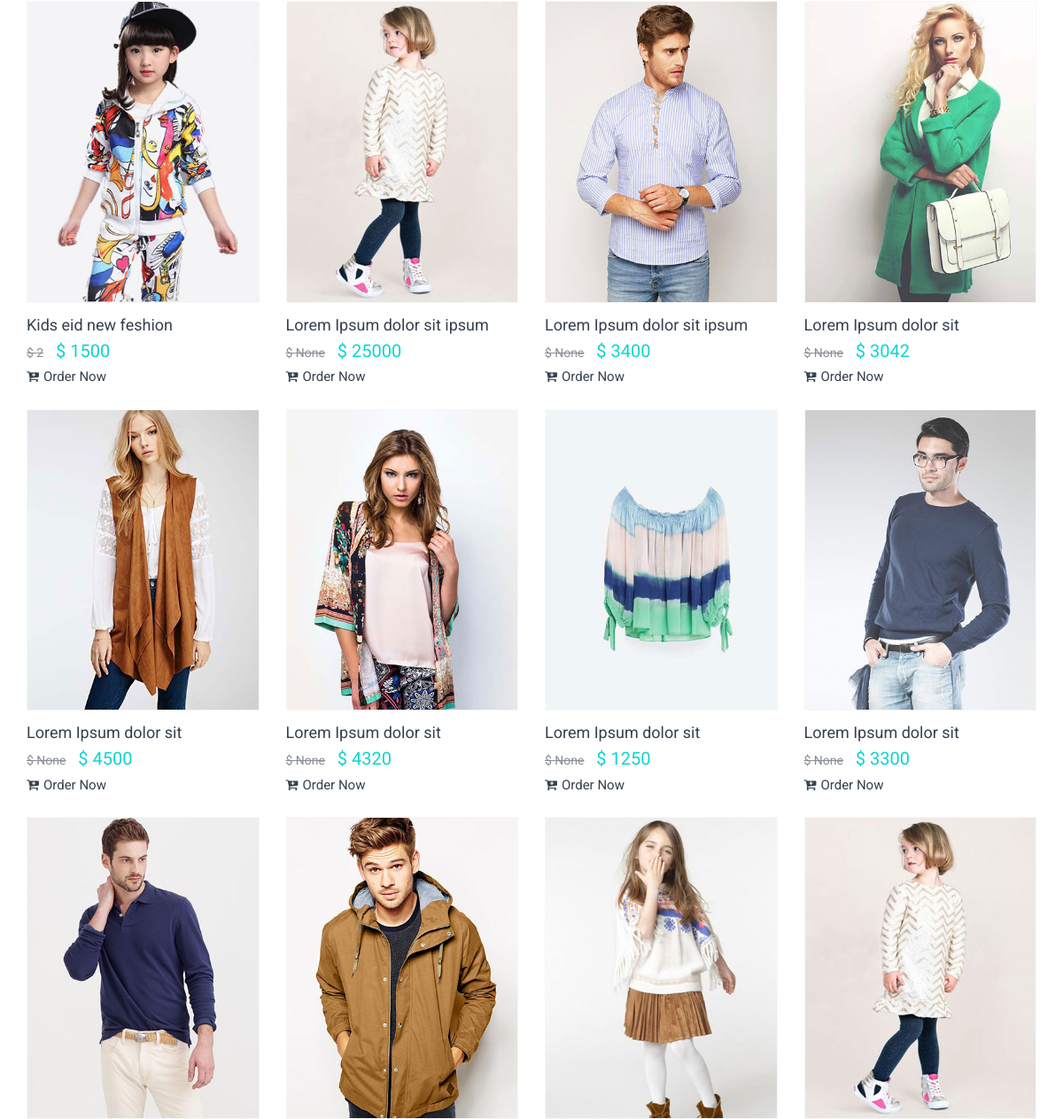
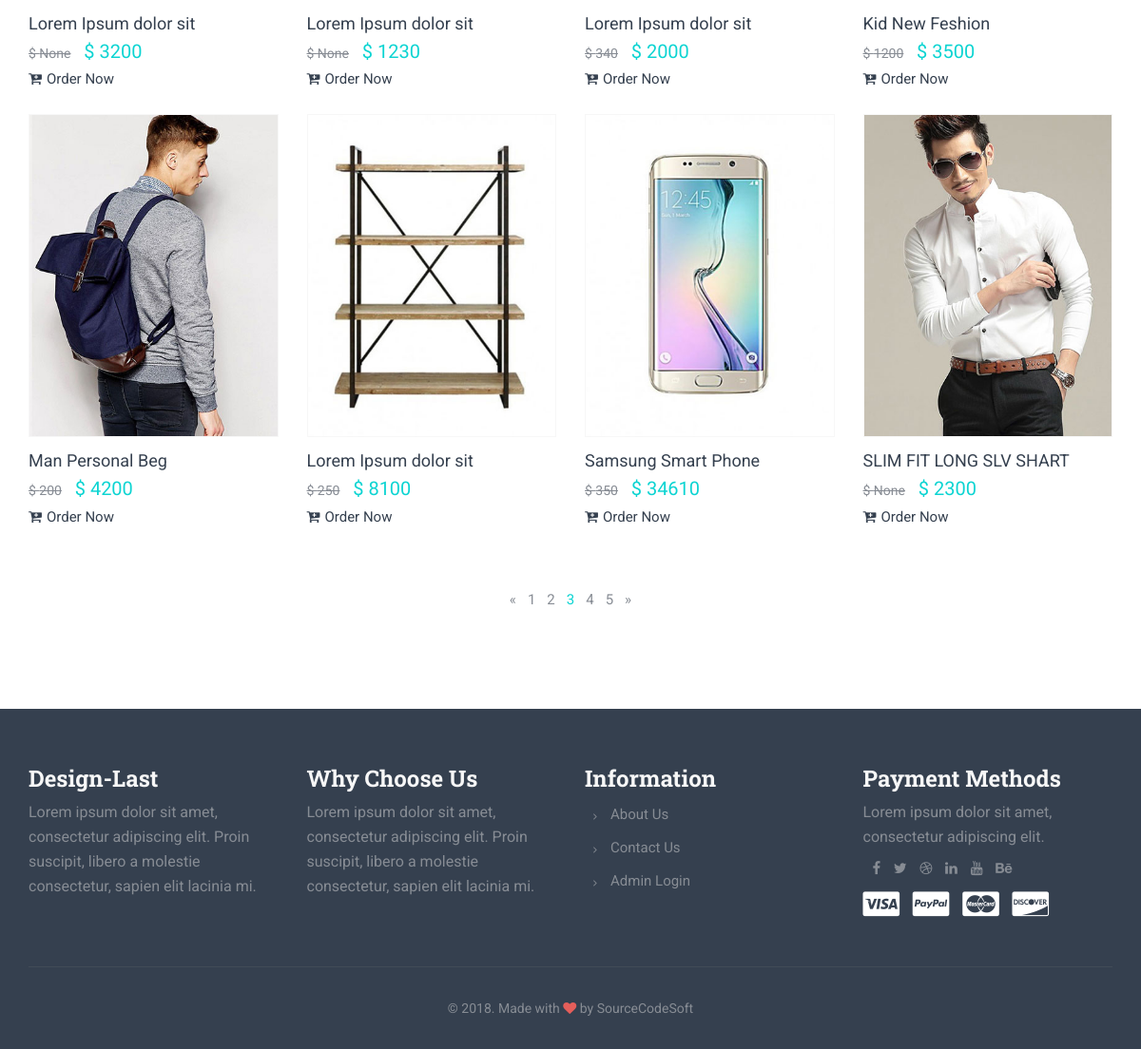
Page /shop/ (lower part) on the earlier database version (2 pictures, top to bottom).
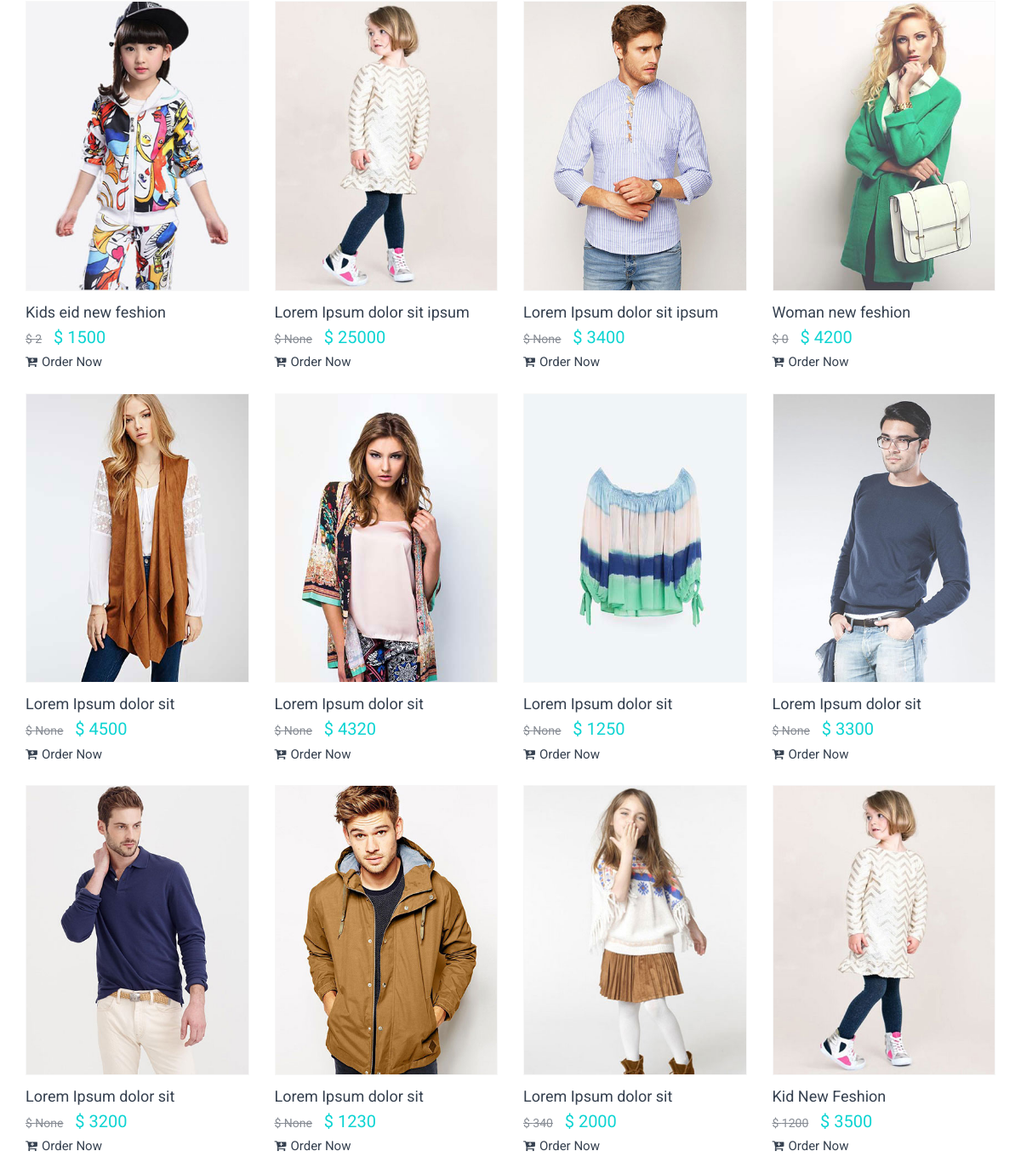
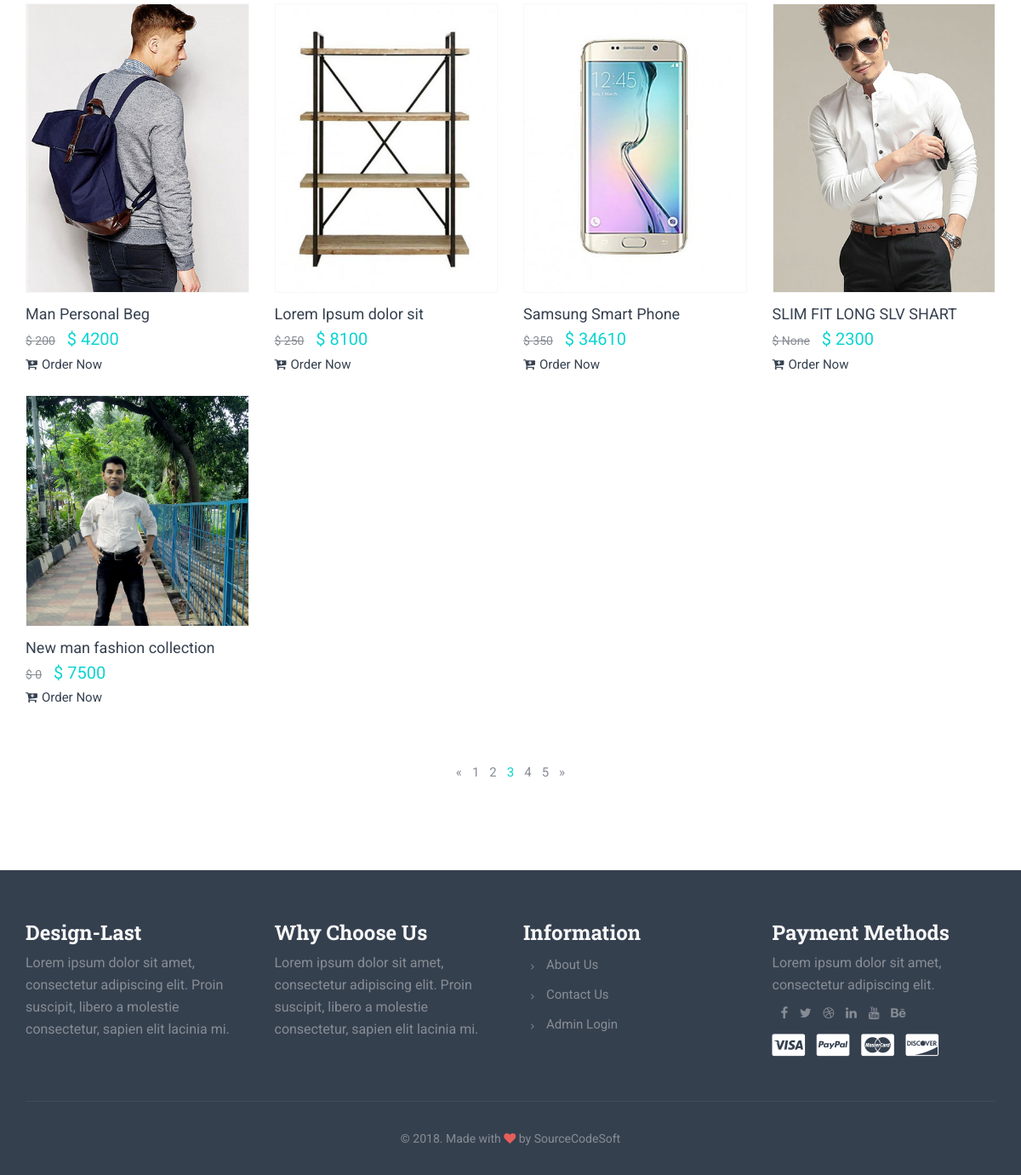
Same page on the later database version (2 pictures, top to bottom).
### shopapp/models.py (models this page shows, shortened)
class Product(models.Model):
    name = models.CharField(max_length = 100)
    product_code = models.IntegerField(blank = True, null = True)
    price = models.IntegerField()
    discount_price = models.IntegerField(blank = True, null = True)
    discount_off_price = models.IntegerField(blank = True, null = True)
    category = models.ForeignKey(Category, on_delete = models.CASCADE)
    color = models.ForeignKey(Color, on_delete = models.CASCADE)
    brand_name = models.ForeignKey(Brand, on_delete = models.CASCADE)
    image = models.ImageField(upload_to = 'product')
    order_now_link = models.URLField(max_length=200, blank=False)
    description = models.TextField()
    publish_on = models.DateTimeField(auto_now = False, auto_now_add = True)
    update_on = models.DateTimeField(auto_now = False, auto_now_add = True)

### shopapp/views.py (the view)
# urls.py: path('shop/', Shop_Project_Views.as_view(), name = 'Shop_Project_Views'),
class Shop_Project_Views(View):
    def get(self, request):
        all_products = Product.objects.all()
        search_query = request.GET.get('search_q')
        if search_query:
            all_products = all_products.filter(name__icontains = search_query)
        context = {
            'all_products' : all_products
        }
        template_name = 'design/shop.html'
        return render(request, template_name, context)

### templates/design/shop.html (shortened to what this page needs)
{% extends 'app/base.html' %}
{% load static %}
{% block content %}
        <section class="section white-backgorund">
            <div class="container">
                <div class="row">
                    <div class="col-sm-12">
                        <div class="row column-3">
                          {% if all_products %}
                          {% for item in all_products %}
                            <div class="col-sm-6 col-md-3">
                                <div class="thumbnail store style1">
                                    <div class="header">
                                        <figure class="layer">
                                            <a href="javascript:void(0);">
                                                <img src="/media/{{item.image}}" alt="">
                                            </a>
                                        </figure>
                                    </div>
                                    <div class="caption">
                                        <h6 class="regular"><a href="{% url 'Single_page_views' item.id %}">{{ item.name }}</a></h6>
                                        <div class="price">
                                            <small class="amount off">$ {{ item.discount_price }}</small>
                                            <span class="amount text-primary">$ {{ item.price }}</span>
                                        </div>
                                        <a href="{{item.order_now_link}}"><i class="fa fa-cart-plus mr-5"></i>Order Now</a>
                                    </div>
                                </div>
                            </div>
                            {% endfor %}
                            {% endif %}
                        </div>
                        <hr class="spacer-10 no-border">
                        <div class="row">
                            <div class="col-sm-12 text-center">
                                <nav>
                                    <ul class="pagination">
                                        <li class="disabled"><a href="#" aria-label="Previous"><span aria-hidden="true">&laquo;</span></a></li>
                                        <li><a href="#">1</a></li>
                                        <li><a href="#">2</a></li>
                                        <li class="active"><a href="#">3</a></li>
                                        <li><a href="#">4</a></li>
                                        <li><a href="#">5</a></li>
                                        <li><a href="#" aria-label="Next"><span aria-hidden="true">&raquo;</span></a></li>
                                    </ul>
                                </nav>
                            </div>
                        </div>
                    </div>
                </div>
            </div>
        </section>
{% endblock %}

Differences in the rows shown:
changed Product: name "Lorem Ipsum dolor sit" → "Woman new feshion"; discount_price "None" → "0"; price "3042" → "4200"
added Product: image (picture), name "New man fashion collection", discount_price "0", price "7500"
